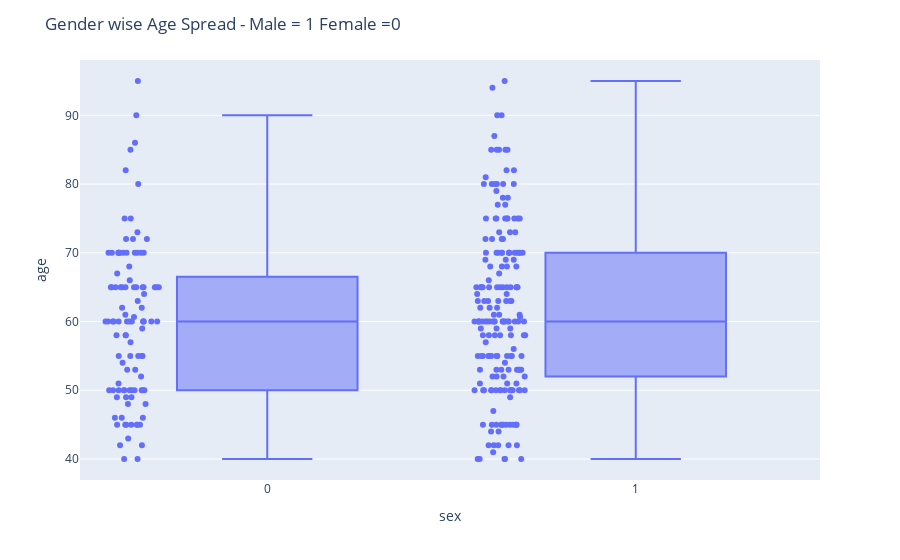

The code cell stored with this chart in its notebook:
### Code cell
# Gender Wise Box Plot

fig = px.box(df, x='sex', y='age', points='all')
fig.update_layout(
    title_text="Gender wise Age Spread - Male = 1 Female =0")
fig.update_traces(quartilemethod="exclusive") # or "inclusive", or "linear" by default
fig.show()

### Figure 1 — Plotly figure (JSON) as saved in the notebook; plotly's stock layout.template omitted (floating-point values rounded to 4 significant figures; data arrays with more than 128 entries replaced by an {"elided": "..."} marker saying what was removed)
{"data": [{"alignmentgroup": "True", "boxpoints": "all", "hovertemplate": "sex=%{x}<br>age=%{y}<extra></extra>", "legendgroup": "", "marker": {"color": "#636efa"}, "name": "", "notched": false, "offsetgroup": "", "orientation": "v", "quartilemethod": "exclusive", "showlegend": false, "type": "box", "x": {"elided": "299 int values"}, "x0": " ", "xaxis": "x", "y": {"elided": "299 float values"}, "y0": " ", "yaxis": "y"}], "layout": {"boxmode": "group", "legend": {"tracegroupgap": 0}, "margin": {"t": 60}, "title": {"text": "Gender wise Age Spread - Male = 1 Female =0"}, "xaxis": {"anchor": "y", "domain": [0, 1], "title": {"text": "sex"}}, "yaxis": {"anchor": "x", "domain": [0, 1], "title": {"text": "age"}}}}
